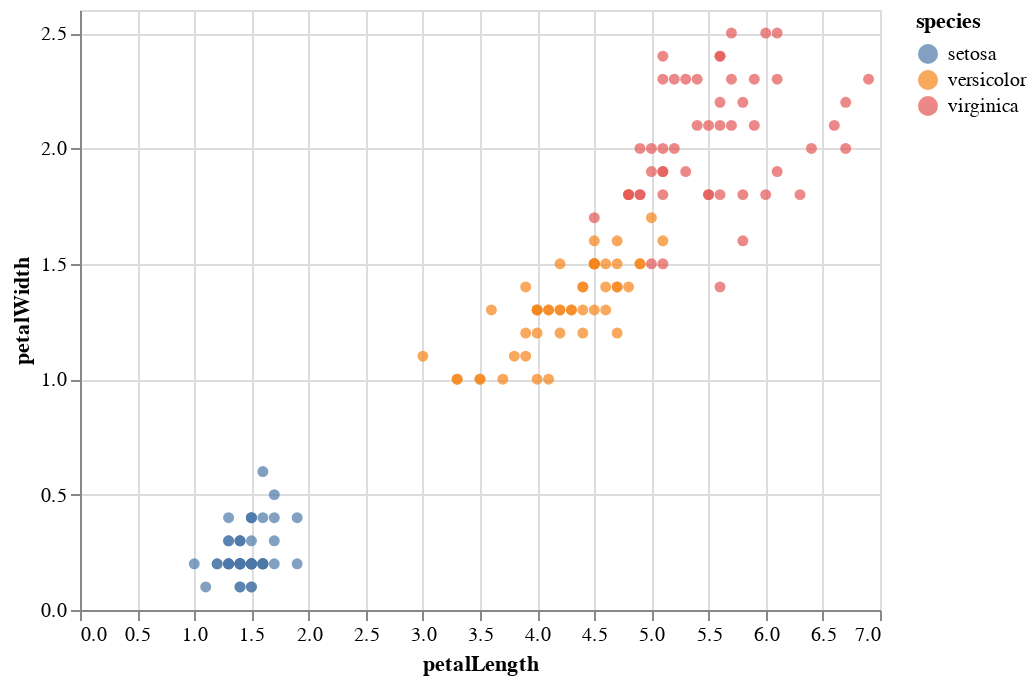

Notebook cell for this chart:
### Code cell
import altair as alt
from vega_datasets import data
from IPython.display import display

# Load data
iris = data.iris()

# Create chart
chart = alt.Chart(iris).mark_circle().encode(
    x='petalLength',
    y='petalWidth',
    color='species'
)

# Display chart in HTML
chart.save('chart.json')
display(chart)

### Figure 1 — Vega-Lite specification as saved in the notebook (floating-point values rounded to 4 significant figures; data arrays with more than 128 entries replaced by an {"elided": "..."} marker saying what was removed)
{"config": {"view": {"continuousWidth": 400, "continuousHeight": 300}}, "data": {"name": "data-a264acbd6e539a8b3afc0cb5f240fb57"}, "mark": "circle", "encoding": {"color": {"field": "species", "type": "nominal"}, "x": {"field": "petalLength", "type": "quantitative"}, "y": {"field": "petalWidth", "type": "quantitative"}}, "$schema": "https://vega.github.io/schema/vega-lite/v4.17.0.json", "datasets": {"data-a264acbd6e539a8b3afc0cb5f240fb57": {"elided": "150 records"}}}
